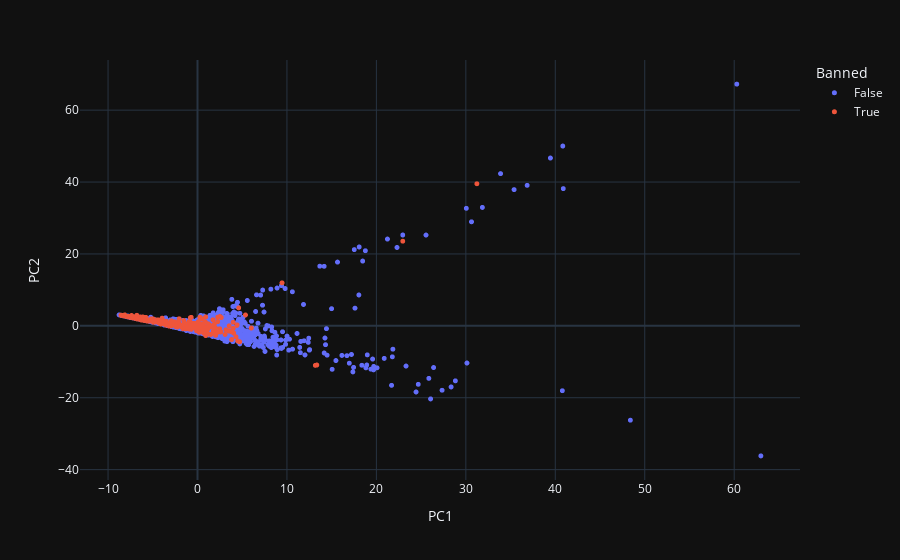

The notebook cell this image was saved under:
### Code cell
pca_df = pca.plot_interactive(activity)

### Figure 1 — Plotly figure (JSON) as saved in the notebook; plotly's stock layout.template omitted (floating-point values rounded to 4 significant figures; data arrays with more than 128 entries replaced by an {"elided": "..."} marker saying what was removed)
{"data": [{"customdata": {"elided": "2182x3 mixed values"}, "hovertemplate": "Banned=False<br>PC1=%{x}<br>PC2=%{y}<br>pid=%{customdata[0]}<br>activity=%{customdata[1]}<br>Overall=%{customdata[2]}<extra></extra>", "legendgroup": "False", "marker": {"color": "#636efa", "symbol": "circle", "size": 5}, "mode": "markers", "name": "False", "showlegend": true, "x": {"elided": "2182 float values"}, "xaxis": "x", "y": {"elided": "2182 float values"}, "yaxis": "y", "type": "scattergl"}, {"customdata": {"elided": "318x3 mixed values"}, "hovertemplate": "Banned=True<br>PC1=%{x}<br>PC2=%{y}<br>pid=%{customdata[0]}<br>activity=%{customdata[1]}<br>Overall=%{customdata[2]}<extra></extra>", "legendgroup": "True", "marker": {"color": "#EF553B", "symbol": "circle", "size": 5}, "mode": "markers", "name": "True", "showlegend": true, "x": {"elided": "318 float values"}, "xaxis": "x", "y": {"elided": "318 float values"}, "yaxis": "y", "type": "scattergl"}], "layout": {"xaxis": {"anchor": "y", "domain": [0.0, 1.0], "title": {"text": "PC1"}}, "yaxis": {"anchor": "x", "domain": [0.0, 1.0], "title": {"text": "PC2"}}, "legend": {"title": {"text": "Banned"}, "tracegroupgap": 0}, "margin": {"t": 60}}}
